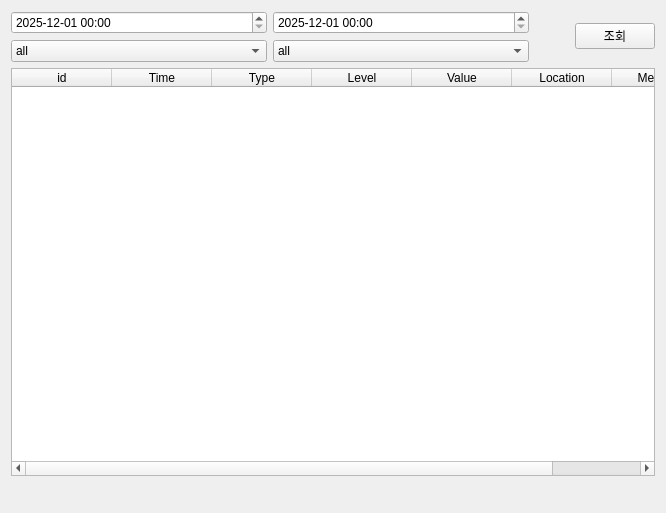
<?xml version="1.0" encoding="UTF-8"?>
<ui version="4.0">
 <class>Tab3Alert</class>
 <widget class="QWidget" name="Tab3Alert">
  <property name="geometry">
   <rect>
    <x>0</x>
    <y>0</y>
    <width>666</width>
    <height>513</height>
   </rect>
  </property>
  <property name="windowTitle">
   <string>Form</string>
  </property>
  <layout class="QVBoxLayout" name="verticalLayout_4">
   <item>
    <layout class="QVBoxLayout" name="verticalLayout_3" stretch="1,7">
     <item>
      <layout class="QHBoxLayout" name="horizontalLayout_2" stretch="7,0,1">
       <item>
        <layout class="QHBoxLayout" name="horizontalLayout">
         <item>
          <layout class="QVBoxLayout" name="verticalLayout">
           <item>
            <widget class="QDateTimeEdit" name="pDateTimeFrom">
             <property name="minimumDate">
              <date>
               <year>2025</year>
               <month>12</month>
               <day>1</day>
              </date>
             </property>
             <property name="displayFormat">
              <string notr="true">yyyy-MM-dd hh:mm</string>
             </property>
            </widget>
           </item>
           <item>
            <widget class="QComboBox" name="pCBEventType">
             <item>
              <property name="text">
               <string>all</string>
              </property>
             </item>
             <item>
              <property name="text">
               <string>gas</string>
              </property>
             </item>
             <item>
              <property name="text">
               <string>thermal</string>
              </property>
             </item>
            </widget>
           </item>
          </layout>
         </item>
         <item>
          <layout class="QVBoxLayout" name="verticalLayout_2">
           <item>
            <widget class="QDateTimeEdit" name="pDateTimeTo">
             <property name="minimumDate">
              <date>
               <year>2025</year>
               <month>12</month>
               <day>1</day>
              </date>
             </property>
             <property name="displayFormat">
              <string notr="true">yyyy-MM-dd hh:mm</string>
             </property>
            </widget>
           </item>
           <item>
            <widget class="QComboBox" name="pCBLevel">
             <item>
              <property name="text">
               <string>all</string>
              </property>
             </item>
             <item>
              <property name="text">
               <string>warning</string>
              </property>
             </item>
             <item>
              <property name="text">
               <string>critical</string>
              </property>
             </item>
            </widget>
           </item>
          </layout>
         </item>
        </layout>
       </item>
       <item>
        <spacer name="horizontalSpacer">
         <property name="orientation">
          <enum>Qt::Orientation::Horizontal</enum>
         </property>
         <property name="sizeHint" stdset="0">
          <size>
           <width>40</width>
           <height>20</height>
          </size>
         </property>
        </spacer>
       </item>
       <item>
        <widget class="QPushButton" name="pPBSearchDB">
         <property name="text">
          <string>조회</string>
         </property>
        </widget>
       </item>
      </layout>
     </item>
     <item>
      <layout class="QVBoxLayout" name="pAlertlogLayout">
       <item>
        <widget class="QTableWidget" name="pAlertTable">
         <column>
          <property name="text">
           <string>id</string>
          </property>
         </column>
         <column>
          <property name="text">
           <string>Time</string>
          </property>
         </column>
         <column>
          <property name="text">
           <string>Type</string>
          </property>
         </column>
         <column>
          <property name="text">
           <string>Level</string>
          </property>
         </column>
         <column>
          <property name="text">
           <string>Value</string>
          </property>
         </column>
         <column>
          <property name="text">
           <string>Location</string>
          </property>
         </column>
         <column>
          <property name="text">
           <string>Message</string>
          </property>
         </column>
        </widget>
       </item>
       <item>
        <layout class="QHBoxLayout" name="horizontalLayout_3" stretch="7,2">
         <item>
          <spacer name="horizontalSpacer_2">
           <property name="orientation">
            <enum>Qt::Orientation::Horizontal</enum>
           </property>
           <property name="sizeHint" stdset="0">
            <size>
             <width>40</width>
             <height>20</height>
            </size>
           </property>
          </spacer>
         </item>
         <item>
          <widget class="QLabel" name="pLSearchCount">
           <property name="text">
            <string/>
           </property>
          </widget>
         </item>
        </layout>
       </item>
      </layout>
     </item>
    </layout>
   </item>
  </layout>
 </widget>
 <resources/>
 <connections/>
</ui>
